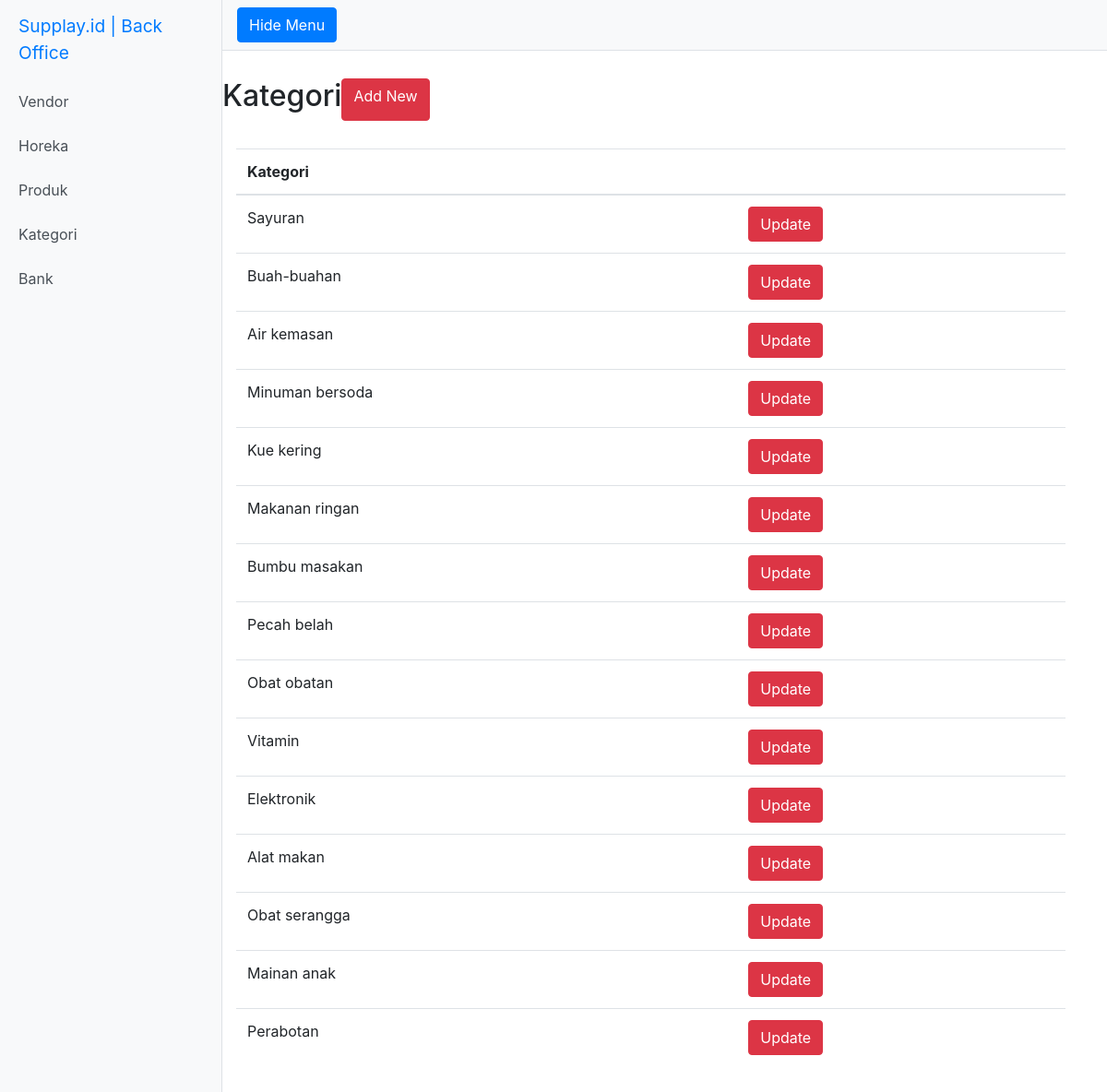
The app's page /index.php/category with its own data.
### tables this page shows
CREATE TABLE `category` (
  `category_id` int(3) NOT NULL,
  `category_desc` varchar(255) NOT NULL,
  `created_at` datetime DEFAULT NULL,
  `updated_at` datetime DEFAULT NULL
);

### application/controllers/Category.php (called while the page is built, shortened)
<?php
class Category extends CI_Controller {
    public function index() {
        $this->load->model("category_entry");
        $data =array(
            'categories' => $this->category_entry->get()
        );
        $this->load->view("template/header");
        $this->load->view("category/viewall", $data);
        $this->load->view("template/footer");
    }
}
?>

### index.php (called while the page is built, shortened)
<?php
require_once BASEPATH.'core/CodeIgniter.php';

### application/models/category_entry.php (called while the page is built, shortened)
<?php
    class category_entry extends CI_Model {
        public function get() {
            $this -> db -> order_by("category_id");
            $this -> db -> limit(15);
            return $this -> db -> get("category")->result();
        }
    }
?>

### application/views/category/viewall.php (the view)
<div class="container body-content">
  <div class="row">
    <h2>Kategori</h2>
    <a href="<?php echo base_url(); ?>index.php/category/insert" class="btn btn-danger" role="button">Add New</a>
  </div>
  <div class="row warzone">
      <div class="col-md-12">
        <table class="table table-hover">
            <thead>
                <tr>
                    <th>Kategori</th>
                <th></th>
                </tr>
            </thead>
            <tbody>
                <?php foreach ($categories as $row) {?>
                    <tr>
                        <td><?php echo $row->category_desc; ?></td>
                        <td><a href="<?php echo base_url(); ?>index.php/category/update/<?php echo $row->category_id; ?>" class="btn btn-danger" role="button">Update</a></td>
                    </tr>
                <?php } ?>
            </tbody>
        </table>
      </div>
  </div>
</div>

### application/views/template/header.php (shortened to what this page needs)
<!DOCTYPE html>
<html lang="en">
<head>
  <link rel="stylesheet" href="<?php echo base_url("public/style.css"); ?>">
  <link rel="stylesheet" href="https://stackpath.bootstrapcdn.com/bootstrap/4.4.1/css/bootstrap.min.css">
</head>
<body>
  <div class="d-flex" id="wrapper">
    <div class="bg-light border-right" id="sidebar-wrapper">
      <div class="sidebar-heading"><a href="<?php echo base_url(); ?>index.php/">Supplay.id | Back Office</a></div>
      <ul class="list-group list-group-flush">
        <li><a href="<?php echo base_url(); ?>index.php/vendor/" aria-expanded="false" class="list-group-item list-group-item-action bg-light">Vendor</a></li>
        <li><a href="<?php echo base_url(); ?>index.php/horeka/" aria-expanded="false" class="list-group-item list-group-item-action bg-light">Horeka</a></li>
        <li><a href="<?php echo base_url(); ?>index.php/product/" aria-expanded="false" class="list-group-item list-group-item-action bg-light">Produk</a></li>
        <li><a href="<?php echo base_url(); ?>index.php/category/" aria-expanded="false" class="list-group-item list-group-item-action bg-light">Kategori</a></li>
        <li><a href="<?php echo base_url(); ?>index.php/bank/" aria-expanded="false" class="list-group-item list-group-item-action bg-light">Bank</a></li>
      </ul>
    </div>
    <div id="page-content-wrapper">
      <nav class="navbar navbar-expand-lg navbar-light bg-light border-bottom">
        <button class="btn btn-primary" id="menu-toggle">Hide Menu</button>
      </nav>

### application/views/template/footer.php (shortened to what this page needs)
    </div>
  </div>
</body>
</html>

### public/style.css (style rules this page uses)
.warzone { padding-top:30px; padding-bottom:30px; width: 100%; }
.body-content { padding-top: 30px; padding-bottom: 30px; padding-left:100px; }
body { overflow-x: hidden; }
#sidebar-wrapper { min-height: 100vh; margin-left: -15rem; -webkit-transition: margin .25s ease-out; -moz-transition: margin .25s ease-out; -o-transition: margin .25s ease-out; transition: margin .25s ease-out; }
#sidebar-wrapper .sidebar-heading { padding: 0.875rem 1.25rem; font-size: 1.2rem; }
#sidebar-wrapper .list-group { width: 15rem; }
#page-content-wrapper { min-width: 100vw; }
@media (min-width: 768px) { #sidebar-wrapper { margin-left: 0; } }
@media (min-width: 768px) { #page-content-wrapper { min-width: 0; width: 100%; } }

### records on screen
category: category_desc "Sayuran"
category: category_desc "Buah-buahan"
category: category_desc "Air kemasan"
category: category_desc "Minuman bersoda"
category: category_desc "Kue kering"
category: category_desc "Makanan ringan"
category: category_desc "Bumbu masakan"
category: category_desc "Pecah belah"
category: category_desc "Obat obatan"
category: category_desc "Vitamin"
category: category_desc "Elektronik"
category: category_desc "Alat makan"
category: category_desc "Obat serangga"
category: category_desc "Mainan anak"
category: category_desc "Perabotan"
